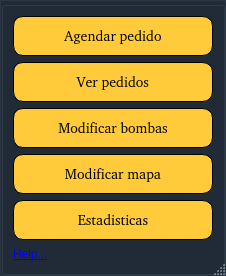
<?xml version="1.0" encoding="UTF-8"?>
<ui version="4.0">
 <class>EmergencyDispatcherDialogBase</class>
 <widget class="QDialog" name="EmergencyDispatcherDialogBase">
  <property name="enabled">
   <bool>true</bool>
  </property>
  <property name="geometry">
   <rect>
    <x>0</x>
    <y>0</y>
    <width>226</width>
    <height>276</height>
   </rect>
  </property>
  <property name="sizePolicy">
   <sizepolicy hsizetype="Fixed" vsizetype="Expanding">
    <horstretch>0</horstretch>
    <verstretch>0</verstretch>
   </sizepolicy>
  </property>
  <property name="minimumSize">
   <size>
    <width>0</width>
    <height>0</height>
   </size>
  </property>
  <property name="maximumSize">
   <size>
    <width>400</width>
    <height>500</height>
   </size>
  </property>
  <property name="cursor">
   <cursorShape>ArrowCursor</cursorShape>
  </property>
  <property name="windowTitle">
   <string>Emergency Dispatcher</string>
  </property>
  <property name="sizeGripEnabled">
   <bool>true</bool>
  </property>
  <layout class="QVBoxLayout" name="verticalLayout">
   <property name="spacing">
    <number>0</number>
   </property>
   <property name="sizeConstraint">
    <enum>QLayout::SetMinAndMaxSize</enum>
   </property>
   <property name="leftMargin">
    <number>0</number>
   </property>
   <property name="topMargin">
    <number>0</number>
   </property>
   <property name="rightMargin">
    <number>0</number>
   </property>
   <property name="bottomMargin">
    <number>0</number>
   </property>
   <item>
    <widget class="QFrame" name="frame_2">
     <property name="sizePolicy">
      <sizepolicy hsizetype="Expanding" vsizetype="Expanding">
       <horstretch>0</horstretch>
       <verstretch>0</verstretch>
      </sizepolicy>
     </property>
     <property name="maximumSize">
      <size>
       <width>400</width>
       <height>500</height>
      </size>
     </property>
     <property name="layoutDirection">
      <enum>Qt::LeftToRight</enum>
     </property>
     <property name="styleSheet">
      <string notr="true">background-color: rgb(55, 70, 91);</string>
     </property>
     <property name="frameShape">
      <enum>QFrame::StyledPanel</enum>
     </property>
     <property name="frameShadow">
      <enum>QFrame::Raised</enum>
     </property>
     <layout class="QVBoxLayout" name="verticalLayout_2">
      <property name="spacing">
       <number>2</number>
      </property>
      <property name="leftMargin">
       <number>0</number>
      </property>
      <property name="topMargin">
       <number>0</number>
      </property>
      <property name="rightMargin">
       <number>0</number>
      </property>
      <property name="bottomMargin">
       <number>0</number>
      </property>
      <item>
       <widget class="QGroupBox" name="groupBox">
        <property name="sizePolicy">
         <sizepolicy hsizetype="Fixed" vsizetype="Expanding">
          <horstretch>0</horstretch>
          <verstretch>0</verstretch>
         </sizepolicy>
        </property>
        <property name="maximumSize">
         <size>
          <width>400</width>
          <height>500</height>
         </size>
        </property>
        <property name="tabletTracking">
         <bool>true</bool>
        </property>
        <property name="layoutDirection">
         <enum>Qt::LeftToRight</enum>
        </property>
        <property name="styleSheet">
         <string notr="true">background-color: rgb(33, 43, 56);</string>
        </property>
        <layout class="QVBoxLayout" name="verticalLayout_3">
         <item>
          <widget class="QPushButton" name="btnAgPedido">
           <property name="minimumSize">
            <size>
             <width>50</width>
             <height>40</height>
            </size>
           </property>
           <property name="maximumSize">
            <size>
             <width>600</width>
             <height>80</height>
            </size>
           </property>
           <property name="font">
            <font>
             <family>URW Gothic [urw]</family>
             <pointsize>-1</pointsize>
            </font>
           </property>
           <property name="styleSheet">
            <string notr="true">QPushButton {
font-size:14px;
background-color:#ffcb3a;
border-radius: 10px;
border: 1px solid black;
}

QPushButton:hover {
background-color: #FF0000;
}</string>
           </property>
           <property name="text">
            <string>Agendar pedido</string>
           </property>
          </widget>
         </item>
         <item>
          <widget class="QPushButton" name="btn_ver_pedidos">
           <property name="minimumSize">
            <size>
             <width>0</width>
             <height>40</height>
            </size>
           </property>
           <property name="maximumSize">
            <size>
             <width>600</width>
             <height>80</height>
            </size>
           </property>
           <property name="font">
            <font>
             <family>URW Gothic [urw]</family>
             <pointsize>-1</pointsize>
            </font>
           </property>
           <property name="styleSheet">
            <string notr="true">QPushButton {
font-size:14px;
background-color:#ffcb3a;
border-radius: 10px;
border: 1px solid black;
}

QPushButton:hover {
background-color: #FF0000;
}</string>
           </property>
           <property name="text">
            <string>Ver pedidos</string>
           </property>
          </widget>
         </item>
         <item>
          <widget class="QPushButton" name="btnModBombas">
           <property name="minimumSize">
            <size>
             <width>0</width>
             <height>40</height>
            </size>
           </property>
           <property name="maximumSize">
            <size>
             <width>600</width>
             <height>80</height>
            </size>
           </property>
           <property name="font">
            <font>
             <family>URW Gothic [urw]</family>
             <pointsize>-1</pointsize>
            </font>
           </property>
           <property name="styleSheet">
            <string notr="true">QPushButton {
font-size:14px;
background-color:#ffcb3a;
border-radius: 10px;
border: 1px solid black;
}

QPushButton:hover {
background-color: #FF0000;
}</string>
           </property>
           <property name="text">
            <string>Modificar bombas</string>
           </property>
          </widget>
         </item>
         <item>
          <widget class="QPushButton" name="btnModMapa">
           <property name="minimumSize">
            <size>
             <width>0</width>
             <height>40</height>
            </size>
           </property>
           <property name="maximumSize">
            <size>
             <width>600</width>
             <height>80</height>
            </size>
           </property>
           <property name="font">
            <font>
             <family>URW Gothic [urw]</family>
             <pointsize>-1</pointsize>
            </font>
           </property>
           <property name="styleSheet">
            <string notr="true">QPushButton {
font-size:14px;
background-color:#ffcb3a;
border-radius: 10px;
border: 1px solid black;
}

QPushButton:hover {
background-color: #FF0000;
}</string>
           </property>
           <property name="text">
            <string>Modificar mapa</string>
           </property>
          </widget>
         </item>
         <item>
          <widget class="QPushButton" name="btnEstadisticas">
           <property name="minimumSize">
            <size>
             <width>200</width>
             <height>40</height>
            </size>
           </property>
           <property name="maximumSize">
            <size>
             <width>600</width>
             <height>80</height>
            </size>
           </property>
           <property name="font">
            <font>
             <family>URW Gothic [urw]</family>
             <pointsize>-1</pointsize>
            </font>
           </property>
           <property name="styleSheet">
            <string notr="true">QPushButton {
font-size:14px;
background-color:#ffcb3a;
border-radius: 10px;
border: 1px solid black;
}

QPushButton:hover {
background-color: #FF0000;
}</string>
           </property>
           <property name="text">
            <string>Estadisticas</string>
           </property>
          </widget>
         </item>
         <item>
          <widget class="QLabel" name="helpLbl">
           <property name="text">
            <string>&lt;html&gt;&lt;head/&gt;&lt;body&gt;&lt;p&gt;&lt;a href=&quot;https://cbsuygulama.wordpress.com/2015/11/05/shortest-path-analysis-with-online-routing-mapper-plugin/&quot;&gt;&lt;span style=&quot; text-decoration: underline; color:#0000ff;&quot;&gt;Help...&lt;/span&gt;&lt;/a&gt;&lt;/p&gt;&lt;/body&gt;&lt;/html&gt;</string>
           </property>
           <property name="openExternalLinks">
            <bool>true</bool>
           </property>
          </widget>
         </item>
        </layout>
       </widget>
      </item>
     </layout>
    </widget>
   </item>
  </layout>
 </widget>
 <tabstops>
  <tabstop>btnAgPedido</tabstop>
  <tabstop>btn_ver_pedidos</tabstop>
  <tabstop>btnModBombas</tabstop>
  <tabstop>btnModMapa</tabstop>
  <tabstop>btnEstadisticas</tabstop>
 </tabstops>
 <resources/>
 <connections/>
</ui>
